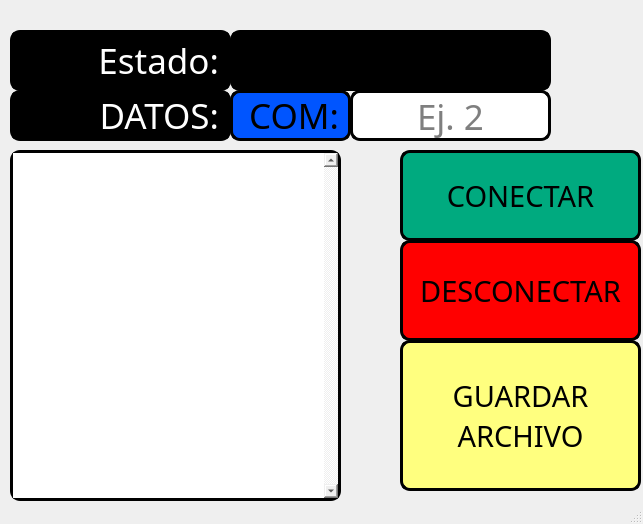
<?xml version="1.0" encoding="UTF-8"?>
<ui version="4.0">
 <class>MainWindow</class>
 <widget class="QMainWindow" name="MainWindow">
  <property name="geometry">
   <rect>
    <x>0</x>
    <y>0</y>
    <width>643</width>
    <height>524</height>
   </rect>
  </property>
  <property name="windowTitle">
   <string>MainWindow</string>
  </property>
  <widget class="QWidget" name="centralwidget">
   <widget class="QPushButton" name="btn_conexion">
    <property name="geometry">
     <rect>
      <x>400</x>
      <y>150</y>
      <width>241</width>
      <height>91</height>
     </rect>
    </property>
    <property name="font">
     <font>
      <family>Segoe Print</family>
      <pointsize>22</pointsize>
      <weight>9</weight>
      <italic>false</italic>
      <bold>false</bold>
     </font>
    </property>
    <property name="styleSheet">
     <string notr="true">background-color: rgb(0, 170, 127);
border: 3px solid black;
border-radius: 10px;
font: 75 22pt &quot;Segoe Print&quot;;</string>
    </property>
    <property name="text">
     <string>CONECTAR</string>
    </property>
   </widget>
   <widget class="QLabel" name="label">
    <property name="geometry">
     <rect>
      <x>230</x>
      <y>90</y>
      <width>121</width>
      <height>51</height>
     </rect>
    </property>
    <property name="font">
     <font>
      <family>Segoe Print</family>
      <pointsize>26</pointsize>
      <weight>9</weight>
      <italic>false</italic>
      <bold>false</bold>
     </font>
    </property>
    <property name="styleSheet">
     <string notr="true">background-color: rgb(0, 85, 255);
border: 3px solid black;
border-radius: 10px;
font: 75 26pt &quot;Segoe Print&quot;;</string>
    </property>
    <property name="text">
     <string>COM:</string>
    </property>
    <property name="alignment">
     <set>Qt::AlignRight|Qt::AlignTrailing|Qt::AlignVCenter</set>
    </property>
   </widget>
   <widget class="QLineEdit" name="txt_com">
    <property name="geometry">
     <rect>
      <x>350</x>
      <y>90</y>
      <width>201</width>
      <height>51</height>
     </rect>
    </property>
    <property name="font">
     <font>
      <family>Segoe Print</family>
      <pointsize>26</pointsize>
      <weight>9</weight>
      <italic>false</italic>
      <bold>false</bold>
     </font>
    </property>
    <property name="toolTip">
     <string>Ingresa el número del COM</string>
    </property>
    <property name="styleSheet">
     <string notr="true">
border: 3px solid black;
border-radius: 10px;
font: 75 26pt &quot;Segoe Print&quot;;</string>
    </property>
    <property name="alignment">
     <set>Qt::AlignCenter</set>
    </property>
    <property name="placeholderText">
     <string>Ej. 2</string>
    </property>
   </widget>
   <widget class="QLabel" name="label_2">
    <property name="geometry">
     <rect>
      <x>10</x>
      <y>30</y>
      <width>221</width>
      <height>61</height>
     </rect>
    </property>
    <property name="font">
     <font>
      <family>Segoe Print</family>
      <pointsize>26</pointsize>
      <weight>9</weight>
      <italic>false</italic>
      <bold>false</bold>
     </font>
    </property>
    <property name="styleSheet">
     <string notr="true">background-color: rgb(0, 0, 0);
color: rgb(255, 255, 255);
border: 3px solid black;
border-radius: 10px;
font: 75 26pt &quot;Segoe Print&quot;;</string>
    </property>
    <property name="text">
     <string>Estado:</string>
    </property>
    <property name="alignment">
     <set>Qt::AlignRight|Qt::AlignTrailing|Qt::AlignVCenter</set>
    </property>
   </widget>
   <widget class="QLabel" name="txt_estado">
    <property name="geometry">
     <rect>
      <x>230</x>
      <y>30</y>
      <width>321</width>
      <height>61</height>
     </rect>
    </property>
    <property name="font">
     <font>
      <family>Segoe Print</family>
      <pointsize>26</pointsize>
      <weight>9</weight>
      <italic>false</italic>
      <bold>false</bold>
     </font>
    </property>
    <property name="styleSheet">
     <string notr="true">background-color: rgb(0, 0, 0);
border: 3px solid black;
border-radius: 10px;
font: 75 26pt &quot;Segoe Print&quot;;</string>
    </property>
    <property name="text">
     <string>DESCONECTADO</string>
    </property>
    <property name="alignment">
     <set>Qt::AlignCenter</set>
    </property>
   </widget>
   <widget class="QLabel" name="label_3">
    <property name="geometry">
     <rect>
      <x>10</x>
      <y>90</y>
      <width>221</width>
      <height>51</height>
     </rect>
    </property>
    <property name="font">
     <font>
      <family>Segoe Print</family>
      <pointsize>26</pointsize>
      <weight>9</weight>
      <italic>false</italic>
      <bold>false</bold>
     </font>
    </property>
    <property name="styleSheet">
     <string notr="true">background-color: rgb(0, 0, 0);
color: rgb(255, 255, 255);
border: 3px solid black;
border-radius: 10px;
font: 75 26pt &quot;Segoe Print&quot;;</string>
    </property>
    <property name="text">
     <string>DATOS:</string>
    </property>
    <property name="alignment">
     <set>Qt::AlignRight|Qt::AlignTrailing|Qt::AlignVCenter</set>
    </property>
   </widget>
   <widget class="QListWidget" name="datosSensor">
    <property name="geometry">
     <rect>
      <x>10</x>
      <y>150</y>
      <width>331</width>
      <height>351</height>
     </rect>
    </property>
    <property name="styleSheet">
     <string notr="true">
border: 3px solid black;
border-radius: 10px;
font: 75 16pt &quot;Segoe Print&quot;;</string>
    </property>
    <property name="verticalScrollBarPolicy">
     <enum>Qt::ScrollBarAlwaysOn</enum>
    </property>
    <property name="horizontalScrollBarPolicy">
     <enum>Qt::ScrollBarAsNeeded</enum>
    </property>
    <property name="sizeAdjustPolicy">
     <enum>QAbstractScrollArea::AdjustIgnored</enum>
    </property>
    <property name="autoScroll">
     <bool>true</bool>
    </property>
    <property name="autoScrollMargin">
     <number>8</number>
    </property>
   </widget>
   <widget class="QPushButton" name="btn_desconectar">
    <property name="geometry">
     <rect>
      <x>400</x>
      <y>240</y>
      <width>241</width>
      <height>101</height>
     </rect>
    </property>
    <property name="font">
     <font>
      <family>Segoe Print</family>
      <pointsize>22</pointsize>
      <weight>9</weight>
      <italic>false</italic>
      <bold>false</bold>
     </font>
    </property>
    <property name="styleSheet">
     <string notr="true">background-color: rgb(255, 0, 0);
border: 3px solid black;
border-radius: 10px;
font: 75 22pt &quot;Segoe Print&quot;;</string>
    </property>
    <property name="text">
     <string>DESCONECTAR</string>
    </property>
   </widget>
   <widget class="QPushButton" name="btn_archivo">
    <property name="geometry">
     <rect>
      <x>400</x>
      <y>340</y>
      <width>241</width>
      <height>151</height>
     </rect>
    </property>
    <property name="font">
     <font>
      <family>Segoe Print</family>
      <pointsize>22</pointsize>
      <weight>9</weight>
      <italic>false</italic>
      <bold>false</bold>
     </font>
    </property>
    <property name="styleSheet">
     <string notr="true">background-color: rgb(255, 255, 127);
border: 3px solid black;
border-radius: 10px;
font: 75 22pt &quot;Segoe Print&quot;;</string>
    </property>
    <property name="text">
     <string>GUARDAR
ARCHIVO</string>
    </property>
   </widget>
   <widget class="QLabel" name="label_4">
    <property name="geometry">
     <rect>
      <x>0</x>
      <y>0</y>
      <width>181</width>
      <height>171</height>
     </rect>
    </property>
    <property name="text">
     <string/>
    </property>
    <property name="pixmap">
     <pixmap>../../../../../../Downloads/Imagen de WhatsApp 2022-11-15 a las 22.51.57.jpg</pixmap>
    </property>
    <property name="scaledContents">
     <bool>true</bool>
    </property>
   </widget>
   <widget class="QLabel" name="label_5">
    <property name="geometry">
     <rect>
      <x>150</x>
      <y>0</y>
      <width>181</width>
      <height>171</height>
     </rect>
    </property>
    <property name="text">
     <string/>
    </property>
    <property name="pixmap">
     <pixmap>../../../../../../Downloads/Imagen de WhatsApp 2022-11-15 a las 22.51.57.jpg</pixmap>
    </property>
    <property name="scaledContents">
     <bool>true</bool>
    </property>
   </widget>
   <widget class="QLabel" name="label_6">
    <property name="geometry">
     <rect>
      <x>320</x>
      <y>0</y>
      <width>181</width>
      <height>171</height>
     </rect>
    </property>
    <property name="text">
     <string/>
    </property>
    <property name="pixmap">
     <pixmap>../../../../../../Downloads/Imagen de WhatsApp 2022-11-15 a las 22.51.57.jpg</pixmap>
    </property>
    <property name="scaledContents">
     <bool>true</bool>
    </property>
   </widget>
   <widget class="QLabel" name="label_7">
    <property name="geometry">
     <rect>
      <x>500</x>
      <y>0</y>
      <width>181</width>
      <height>171</height>
     </rect>
    </property>
    <property name="text">
     <string/>
    </property>
    <property name="pixmap">
     <pixmap>../../../../../../Downloads/Imagen de WhatsApp 2022-11-15 a las 22.51.57.jpg</pixmap>
    </property>
    <property name="scaledContents">
     <bool>true</bool>
    </property>
   </widget>
   <widget class="QLabel" name="label_8">
    <property name="geometry">
     <rect>
      <x>280</x>
      <y>180</y>
      <width>181</width>
      <height>171</height>
     </rect>
    </property>
    <property name="text">
     <string/>
    </property>
    <property name="pixmap">
     <pixmap>../../../../../../Downloads/Imagen de WhatsApp 2022-11-15 a las 22.51.57.jpg</pixmap>
    </property>
    <property name="scaledContents">
     <bool>true</bool>
    </property>
   </widget>
   <widget class="QLabel" name="label_9">
    <property name="geometry">
     <rect>
      <x>430</x>
      <y>180</y>
      <width>181</width>
      <height>171</height>
     </rect>
    </property>
    <property name="text">
     <string/>
    </property>
    <property name="pixmap">
     <pixmap>../../../../../Downloads/fernan.png</pixmap>
    </property>
    <property name="scaledContents">
     <bool>true</bool>
    </property>
   </widget>
   <widget class="QLabel" name="label_10">
    <property name="geometry">
     <rect>
      <x>280</x>
      <y>350</y>
      <width>181</width>
      <height>171</height>
     </rect>
    </property>
    <property name="text">
     <string/>
    </property>
    <property name="pixmap">
     <pixmap>../../../../../../Downloads/Imagen de WhatsApp 2022-11-15 a las 22.51.57.jpg</pixmap>
    </property>
    <property name="scaledContents">
     <bool>true</bool>
    </property>
   </widget>
   <widget class="QLabel" name="label_11">
    <property name="geometry">
     <rect>
      <x>440</x>
      <y>350</y>
      <width>181</width>
      <height>171</height>
     </rect>
    </property>
    <property name="text">
     <string/>
    </property>
    <property name="pixmap">
     <pixmap>../../../../../Downloads/fernan.png</pixmap>
    </property>
    <property name="scaledContents">
     <bool>true</bool>
    </property>
   </widget>
   <zorder>label_6</zorder>
   <zorder>label_7</zorder>
   <zorder>label_9</zorder>
   <zorder>label_8</zorder>
   <zorder>label_11</zorder>
   <zorder>label_10</zorder>
   <zorder>label_5</zorder>
   <zorder>label_4</zorder>
   <zorder>btn_conexion</zorder>
   <zorder>label</zorder>
   <zorder>txt_com</zorder>
   <zorder>label_2</zorder>
   <zorder>txt_estado</zorder>
   <zorder>label_3</zorder>
   <zorder>datosSensor</zorder>
   <zorder>btn_desconectar</zorder>
   <zorder>btn_archivo</zorder>
  </widget>
  <widget class="QMenuBar" name="menubar">
   <property name="geometry">
    <rect>
     <x>0</x>
     <y>0</y>
     <width>643</width>
     <height>21</height>
    </rect>
   </property>
  </widget>
  <widget class="QStatusBar" name="statusbar"/>
 </widget>
 <resources/>
 <connections/>
</ui>
